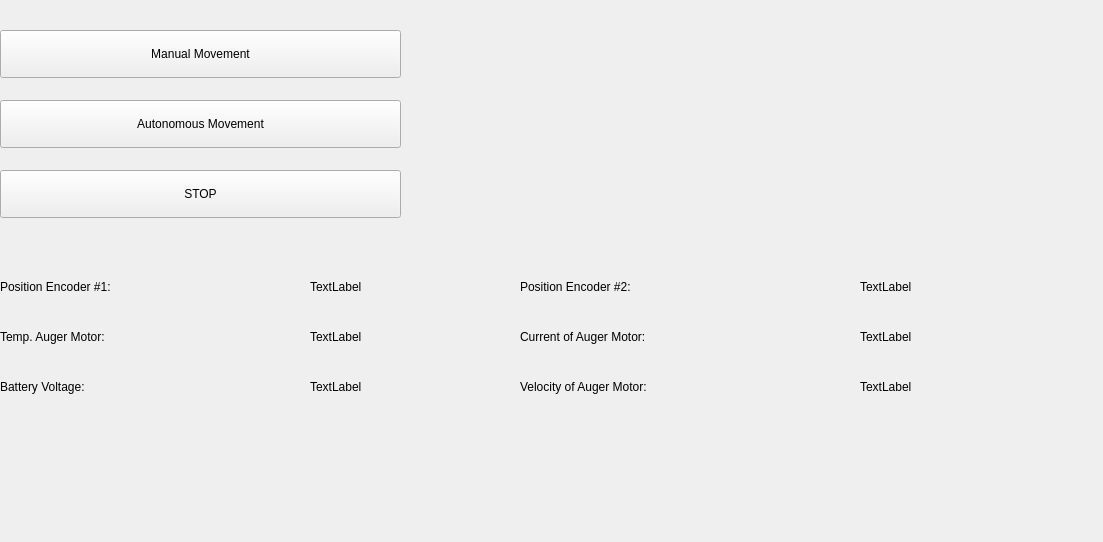
<?xml version="1.0" encoding="UTF-8"?>
<ui version="4.0">
 <class>Form</class>
 <widget class="QWidget" name="Form">
  <property name="geometry">
   <rect>
    <x>0</x>
    <y>0</y>
    <width>1103</width>
    <height>542</height>
   </rect>
  </property>
  <property name="windowTitle">
   <string>Form</string>
  </property>
  <widget class="QPushButton" name="pushButton_Manual">
   <property name="geometry">
    <rect>
     <x>0</x>
     <y>30</y>
     <width>401</width>
     <height>48</height>
    </rect>
   </property>
   <property name="text">
    <string>Manual Movement</string>
   </property>
  </widget>
  <widget class="QPushButton" name="pushButton_Autonomy">
   <property name="geometry">
    <rect>
     <x>0</x>
     <y>100</y>
     <width>401</width>
     <height>48</height>
    </rect>
   </property>
   <property name="text">
    <string>Autonomous Movement</string>
   </property>
  </widget>
  <widget class="QPushButton" name="pushButton_STOP">
   <property name="geometry">
    <rect>
     <x>0</x>
     <y>170</y>
     <width>401</width>
     <height>48</height>
    </rect>
   </property>
   <property name="text">
    <string>STOP</string>
   </property>
  </widget>
  <widget class="QLabel" name="QLabel_positionEncoder1">
   <property name="geometry">
    <rect>
     <x>310</x>
     <y>270</y>
     <width>201</width>
     <height>34</height>
    </rect>
   </property>
   <property name="text">
    <string>TextLabel</string>
   </property>
  </widget>
  <widget class="QLabel" name="positionEncoder1">
   <property name="geometry">
    <rect>
     <x>0</x>
     <y>270</y>
     <width>281</width>
     <height>34</height>
    </rect>
   </property>
   <property name="text">
    <string>Position Encoder #1:</string>
   </property>
  </widget>
  <widget class="QLabel" name="positionEncoder2">
   <property name="geometry">
    <rect>
     <x>520</x>
     <y>270</y>
     <width>291</width>
     <height>34</height>
    </rect>
   </property>
   <property name="text">
    <string>Position Encoder #2:</string>
   </property>
  </widget>
  <widget class="QLabel" name="QLabel_positionEncoder2">
   <property name="geometry">
    <rect>
     <x>860</x>
     <y>270</y>
     <width>321</width>
     <height>34</height>
    </rect>
   </property>
   <property name="text">
    <string>TextLabel</string>
   </property>
  </widget>
  <widget class="QLabel" name="tempAugerMotor">
   <property name="geometry">
    <rect>
     <x>0</x>
     <y>320</y>
     <width>281</width>
     <height>34</height>
    </rect>
   </property>
   <property name="text">
    <string>Temp. Auger Motor:</string>
   </property>
  </widget>
  <widget class="QLabel" name="QLabel_tempAugerMotor">
   <property name="geometry">
    <rect>
     <x>310</x>
     <y>320</y>
     <width>201</width>
     <height>34</height>
    </rect>
   </property>
   <property name="text">
    <string>TextLabel</string>
   </property>
  </widget>
  <widget class="QLabel" name="QLabel_currentAugerMotor">
   <property name="geometry">
    <rect>
     <x>860</x>
     <y>320</y>
     <width>321</width>
     <height>34</height>
    </rect>
   </property>
   <property name="text">
    <string>TextLabel</string>
   </property>
  </widget>
  <widget class="QLabel" name="currentAugerMotor">
   <property name="geometry">
    <rect>
     <x>520</x>
     <y>320</y>
     <width>331</width>
     <height>34</height>
    </rect>
   </property>
   <property name="text">
    <string>Current of Auger Motor:</string>
   </property>
  </widget>
  <widget class="QLabel" name="velocityAugerMotor">
   <property name="geometry">
    <rect>
     <x>520</x>
     <y>370</y>
     <width>331</width>
     <height>34</height>
    </rect>
   </property>
   <property name="text">
    <string>Velocity of Auger Motor:</string>
   </property>
  </widget>
  <widget class="QLabel" name="QLabel_velocityAugerMotor">
   <property name="geometry">
    <rect>
     <x>860</x>
     <y>370</y>
     <width>321</width>
     <height>34</height>
    </rect>
   </property>
   <property name="text">
    <string>TextLabel</string>
   </property>
  </widget>
  <widget class="QLabel" name="batteryVoltage">
   <property name="geometry">
    <rect>
     <x>0</x>
     <y>370</y>
     <width>321</width>
     <height>34</height>
    </rect>
   </property>
   <property name="text">
    <string>Battery Voltage:</string>
   </property>
  </widget>
  <widget class="QLabel" name="QLabel_batteryVoltage">
   <property name="geometry">
    <rect>
     <x>310</x>
     <y>370</y>
     <width>201</width>
     <height>34</height>
    </rect>
   </property>
   <property name="text">
    <string>TextLabel</string>
   </property>
  </widget>
 </widget>
 <resources/>
 <connections/>
</ui>
